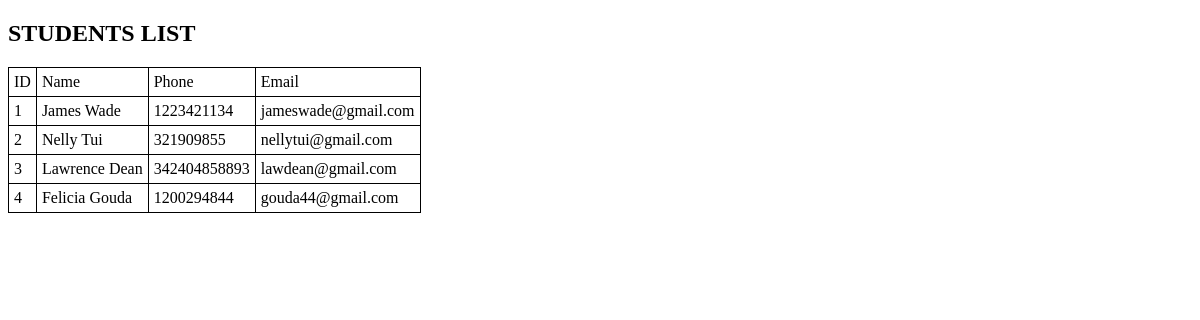
/students/, run on an earlier commit of the app's database.
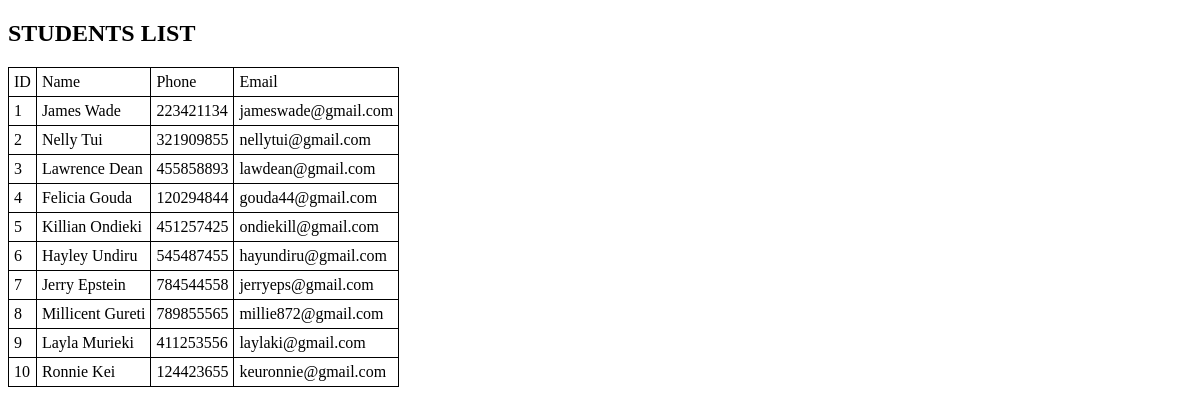
And on a later commit of the database.
### class/models.py (models this page shows, shortened)
class Student(models.Model):
    name = models.CharField(max_length=20, blank=False)
    phone = models.IntegerField(blank=False)
    email = models.EmailField(blank=False)
    image = models.ImageField(upload_to='images/', blank=False, default="default.jpg")

### class/views.py (the view)
# urls.py: path('students/', views.students, name='students'),
def students(request):
    student = Student.objects.all()
    return render(request, 'students.html', {"students": student})

### class/templates/students.html (shortened to what this page needs)
<!DOCTYPE html>
<html lang="en">
<head>
</head>
<body>
<h2>STUDENTS LIST</h2>
<table>
    <tr>
        <td>ID</td>
        <td>Name</td>
        <td>Phone</td>
        <td>Email</td>
    </tr>
    {% for y in students %}
    <tr>
        <td>{{ y.id }}</td>
        <td>{{ y.name }}</td>
        <td>{{ y.phone }}</td>
        <td>{{ y.email }}</td>
    </tr>
    {% endfor %}
</table>
</body>
</html>

### class/templates/students.html (style rules this page uses)
table,tr,td { border-collapse: collapse; border: black 1px solid; padding: 5px; }

What changed in the data, as far as the page shows it:
changed Student "James Wade": phone "1223421134" → "223421134"
changed Student "Lawrence Dean": phone "342404858893" → "455858893"
changed Student "Felicia Gouda": phone "1200294844" → "120294844"
added Student: id "5", name "Killian Ondieki", phone "451257425", email "ondiekill@gmail.com"
added Student: id "6", name "Hayley Undiru", phone "545487455", email "hayundiru@gmail.com"
added Student: id "7", name "Jerry Epstein", phone "784544558", email "jerryeps@gmail.com"
added Student: id "8", name "Millicent Gureti", phone "789855565", email "millie872@gmail.com"
added Student: id "9", name "Layla Murieki", phone "411253556", email "laylaki@gmail.com"
added Student: id "10", name "Ronnie Kei", phone "124423655", email "keuronnie@gmail.com"
